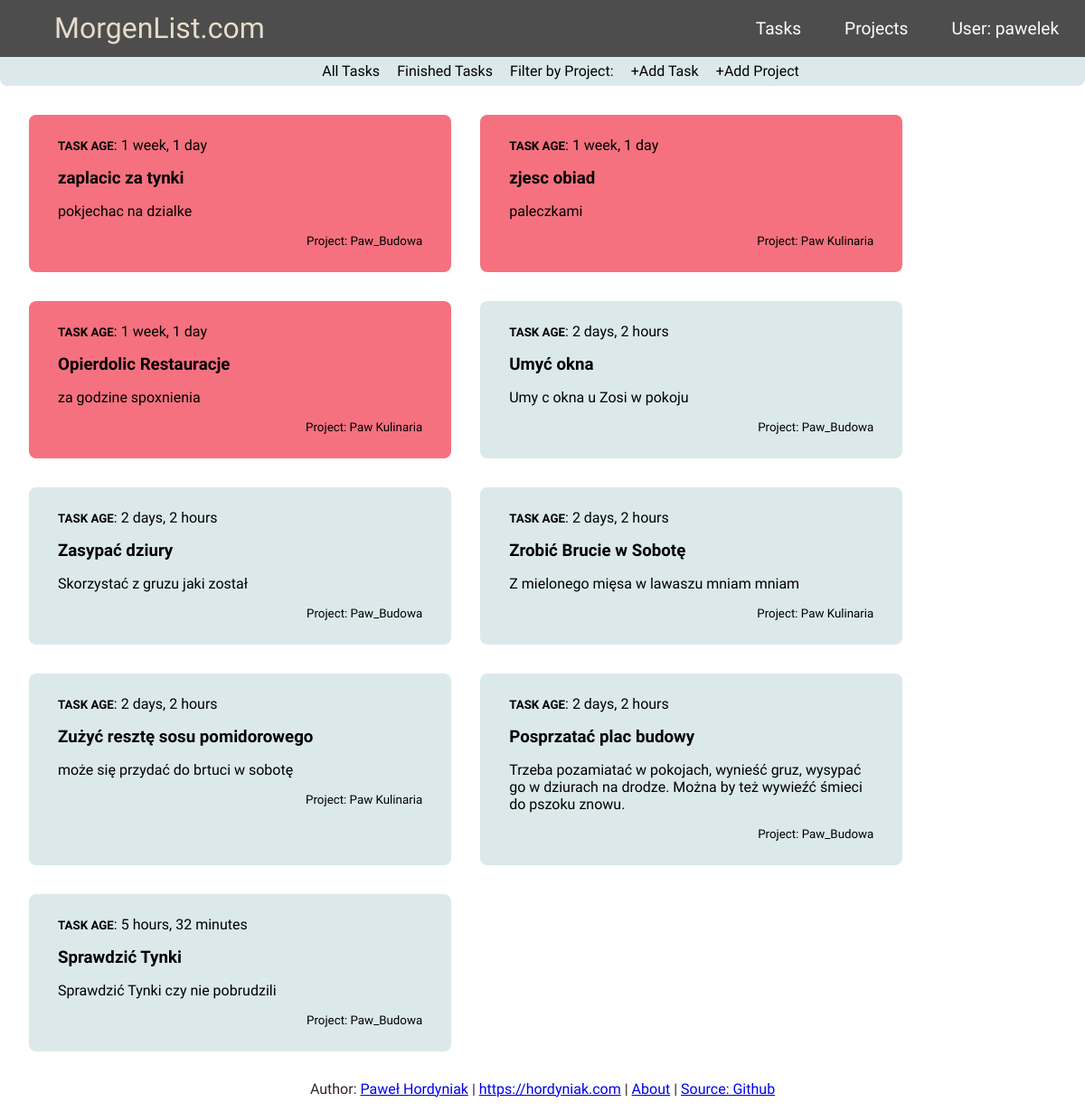
The app's page / (signed in), older data.
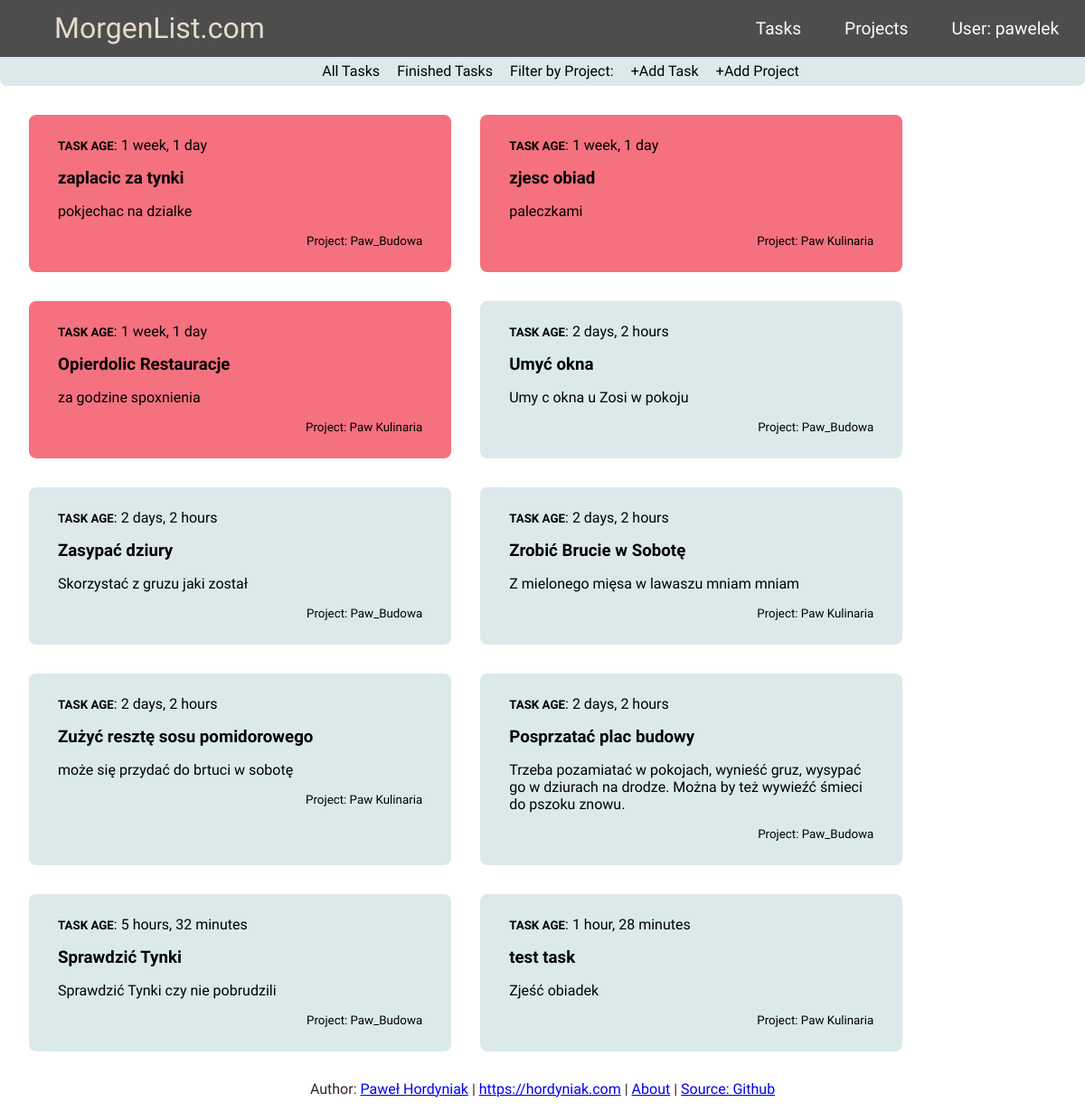
The same page, newer data.
### tasktrack/models.py (models this page shows, shortened)
class Task(models.Model):
    author = models.ForeignKey('auth.User', on_delete=models.CASCADE)
    project = models.ForeignKey('tasktrack.Project', related_name='Tasks', null=True, on_delete=models.CASCADE)
    title = models.CharField(max_length=200, unique=True)
    updated_on = models.DateTimeField(auto_now = True)
    description = models.TextField()
    created_on = DateTimeField(auto_now_add=True)
    status = models.IntegerField(choices=STATUS, default = 0)
    class Meta:
        ordering = ['created_on']
    def is_week_old(self):
        return (timezone.now() - self.created_on).days > 5

class Project(models.Model):
    owner = models.ForeignKey('auth.User', on_delete=models.CASCADE)
    title = models.CharField(max_length=24, unique=True)
    status = models.IntegerField(choices=STATUS, default = 0)
    def __str__(self) -> str:
        return self.title

### tasktrack/views.py (the view)
# urls.py: path('', views.TaskList.as_view(), name='task_list'),
class TaskList(LoginRequiredMixin, generic.ListView):
    login_url = '/login/'
    model = Task
    context_object_name = 'task_list'
    template_name = "task_list.html"
    def get_context_data(self, **kwargs):
        context = super().get_context_data(**kwargs)
        context['task_list'] = context['task_list'].filter(author=self.request.user)
        context['task_list'] = context['task_list'].filter(status=0).order_by('created_on')
        context['projects'] = Project.objects.filter(owner=self.request.user)
        context['current_date'] = datetime.datetime.now()
        return context

### tasktrack/templates/task_list.html (shortened to what this page needs)
{% extends "base.html" %}
{% block content %}
<nav class="sub-navbar">
    <ul class="nav-links">
        <li class="sub-nav-link"><a href="{% url 'task_list' %}">All Tasks</a></li>
        <li class="sub-nav-link"><a href="{% url 'task_done' %}">Finished Tasks</a></li>
        <li class="sub-nav-link"> <div class="dropdown">
            <a href='#' class="drop-btn">Filter by Project:</a>
          </div> </li>
          <li class="sub-nav-link"><a href="{% url 'create_task' %}">+Add Task</a></li>
          <li class="sub-nav-link"><a href="{% url 'create_project' %}">+Add Project</a></li>
    </ul>
</nav>
<div class='taskfield'>
{% if project %}
    {% for task in project.Tasks.all %}
        {% if task.status == 0 %}
            {% if task.is_week_old %}
                <div class="task old">
            {% else %}
                <div class="task">
            {% endif %}
                <a href="{% url 'edit_task' pk=task.pk %}">
                <div class="container">
                    <p><b id='font_small'>TASK AGE</b>: {{ task.created_on|timesince }}</p>
                    <h3 class = "title">{{ task.title }}</h3>
                    <p>{{ task.description }}<br>
                        <div id="font_small" class='right_al'>Project: {{ task.project }}</div><br>
                </div> </a>
            </div>
        {% endif %}
    {% empty %}
    <p>List is empty</p>
    {% endfor %}
{% else %}
    {% for task in task_list %}
        {% if task.is_week_old and not task.status == 1 %}
            <div class = "task old">
        {% else %}
            {% if task.status == 0 %}
                <div class="task">
            {% else %}
                <div class="task-finished">
            {% endif %}
        {% endif %}
            <a href="{% url 'edit_task' pk=task.pk %}">
            <div class="container">
                <p><b id='font_small'>TASK AGE</b>: {{ task.created_on|timesince }}</p>
                <h3 class = "title">{{ task.title }}</h3>
                <p>{{ task.description }}<br>
                <div id="font_small" class='right_al'>Project: {{ task.project }}</div><br>
            </div> </a>
        </div>
    {% empty %}
    <p>List is empty</p>
    {% endfor %}
{% endif %}
</div>
{% endblock %}

Row changes from the older to the newer data that the page shows:
added Task: created_on "1 hour, 28 minutes", title "test task", description "Zjeść obiadek", project "Paw Kulinaria"
